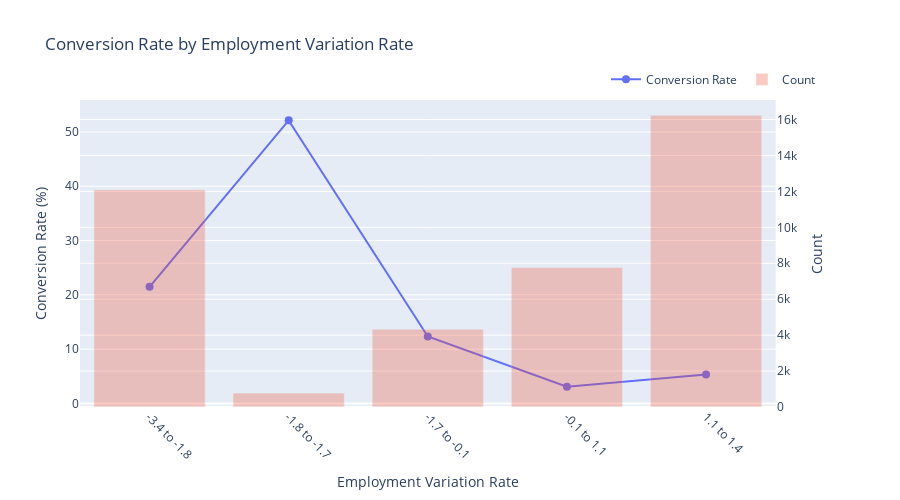
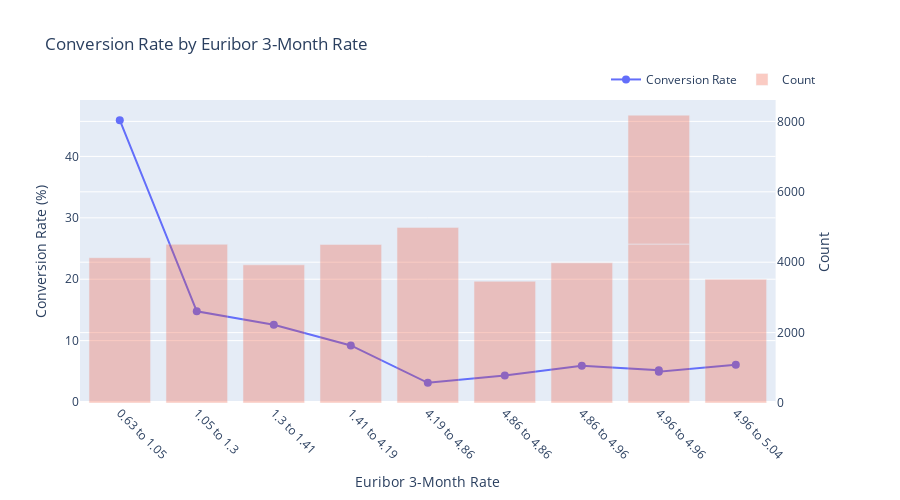
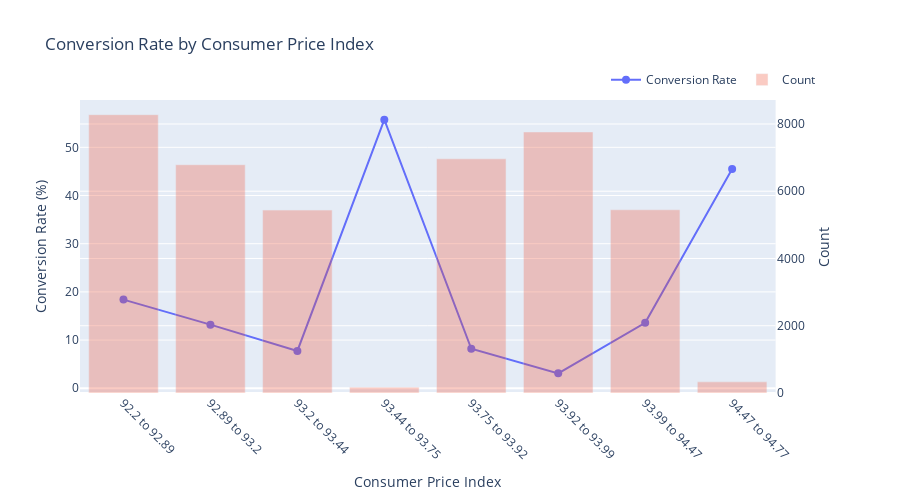
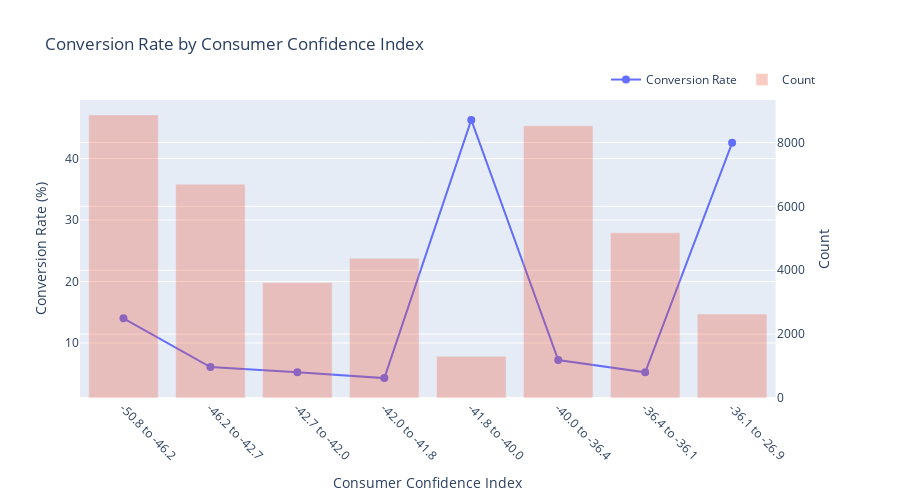

Notebook cell for these charts, in order:
### Markdown cell above
The age analysis reveals a U-shaped relationship between age and conversion rate:

1. **Young Adults (18-25)**: Have a relatively high conversion rate (13.8%), which aligns with the high conversion rate we saw for students. This group may be interested in saving for future education, housing, or investment opportunities.

2. **Middle Ages (26-45)**: Show the lowest conversion rates, possibly due to:
   - Higher expenses related to family formation and housing
   - Different financial priorities like mortgages or children's education
   - Less disposable income for term deposits

3. **Older Adults (56+)**: Show increasing conversion rates, with the 65+ group having the highest conversion rate. This corresponds with the high conversion rate for retired individuals, who may:
   - Have accumulated savings they want to protect
   - Need fixed-income products for retirement
   - Have more financial stability


**Recommendation:** To balance both conversion rate and customer volume, i recommend prioritizing outreach to the 18–36 and 56+ age groups, as they offer the most strategic potential.

### Code cell
def plot_economic_indicator(df, indicator, indicator_name):
    bins = 10
    df[f'{indicator}_bin'] = pd.qcut(df[indicator], q=bins, duplicates='drop')
    
    econ_conversion = df.groupby(f'{indicator}_bin')['converted'].agg(['count', 'mean']).reset_index()
    econ_conversion.columns = [indicator_name, 'Count', 'Conversion Rate']
    econ_conversion['Conversion Rate'] = econ_conversion['Conversion Rate'] * 100
    
    # Convert the interval to string representation of the center value
    econ_conversion[indicator_name] = econ_conversion[indicator_name].astype(str)
    econ_conversion[indicator_name] = econ_conversion[indicator_name].apply(
        lambda x: str(round(float(x.split(',')[0][1:]), 2)) + ' to ' + str(round(float(x.split(',')[1][:-1]), 2))
    )
    

    fig = make_subplots(specs=[[{"secondary_y": True}]])
    

    fig.add_trace(
        go.Scatter(
            x=econ_conversion[indicator_name],
            y=econ_conversion['Conversion Rate'],
            name='Conversion Rate',
            mode='lines+markers',
            marker=dict(size=8)
        ),
        secondary_y=False
    )
    
  
    fig.add_trace(
        go.Bar(
            x=econ_conversion[indicator_name],
            y=econ_conversion['Count'],
            name='Count',
            opacity=0.3
        ),
        secondary_y=True
    )
    

    fig.update_layout(
        title=f'Conversion Rate by {indicator_name}',
        xaxis=dict(
            title=indicator_name,
            tickangle=45
        ),
        height=500,
        legend=dict(
            orientation='h',
            yanchor='bottom',
            y=1.02,
            xanchor='right',
            x=1
        )
    )
    
    fig.update_yaxes(title_text="Conversion Rate (%)", secondary_y=False)
    fig.update_yaxes(title_text="Count", secondary_y=True)
    
    return fig


print("### Employment Variation Rate vs. Conversion Rate")
fig_emp = plot_economic_indicator(df, 'emp.var.rate', 'Employment Variation Rate')
fig_emp.show()

print("### Euribor 3-Month Rate vs. Conversion Rate")
fig_euribor = plot_economic_indicator(df, 'euribor3m', 'Euribor 3-Month Rate')
fig_euribor.show()

print("### Consumer Price Index vs. Conversion Rate")
fig_cpi = plot_economic_indicator(df, 'cons.price.idx', 'Consumer Price Index')
fig_cpi.show()

print("### Consumer Confidence Index vs. Conversion Rate")
fig_cci = plot_economic_indicator(df, 'cons.conf.idx', 'Consumer Confidence Index')
fig_cci.show()

### Figure 1 — Plotly figure (JSON) as saved in the notebook; plotly's stock layout.template omitted (floating-point values rounded to 4 significant figures)
{"data": [{"marker": {"size": 8}, "mode": "lines+markers", "name": "Conversion Rate", "type": "scatter", "x": ["-3.4 to -1.8", "-1.8 to -1.7", "-1.7 to -0.1", "-0.1 to 1.1", "1.1 to 1.4"], "xaxis": "x", "y": [21.48, 52.13, 12.34, 3.092, 5.334], "yaxis": "y"}, {"name": "Count", "opacity": 0.3, "type": "bar", "x": ["-3.4 to -1.8", "-1.8 to -1.7", "-1.7 to -0.1", "-0.1 to 1.1", "1.1 to 1.4"], "xaxis": "x", "y": [12090, 773, 4328, 7763, 16234], "yaxis": "y2"}], "layout": {"height": 500, "legend": {"orientation": "h", "x": 1, "xanchor": "right", "y": 1.02, "yanchor": "bottom"}, "title": {"text": "Conversion Rate by Employment Variation Rate"}, "xaxis": {"anchor": "y", "domain": [0, 0.94], "tickangle": 45, "title": {"text": "Employment Variation Rate"}}, "yaxis": {"anchor": "x", "domain": [0, 1], "title": {"text": "Conversion Rate (%)"}}, "yaxis2": {"anchor": "x", "overlaying": "y", "side": "right", "title": {"text": "Count"}}}}

### Figure 2 — Plotly figure (JSON) as saved in the notebook; plotly's stock layout.template omitted (floating-point values rounded to 4 significant figures)
{"data": [{"marker": {"size": 8}, "mode": "lines+markers", "name": "Conversion Rate", "type": "scatter", "x": ["0.63 to 1.05", "1.05 to 1.3", "1.3 to 1.41", "1.41 to 4.19", "4.19 to 4.86", "4.86 to 4.86", "4.86 to 4.96", "4.96 to 4.96", "4.96 to 4.96", "4.96 to 5.04"], "xaxis": "x", "y": [45.91, 14.77, 12.58, 9.214, 3.127, 4.339, 5.9, 5.183, 4.943, 6.086], "yaxis": "y"}, {"name": "Count", "opacity": 0.3, "type": "bar", "x": ["0.63 to 1.05", "1.05 to 1.3", "1.3 to 1.41", "1.41 to 4.19", "4.19 to 4.86", "4.86 to 4.86", "4.86 to 4.96", "4.96 to 4.96", "4.96 to 4.96", "4.96 to 5.04"], "xaxis": "x", "y": [4128, 4508, 3926, 4504, 4989, 3457, 3983, 4515, 3662, 3516], "yaxis": "y2"}], "layout": {"height": 500, "legend": {"orientation": "h", "x": 1, "xanchor": "right", "y": 1.02, "yanchor": "bottom"}, "title": {"text": "Conversion Rate by Euribor 3-Month Rate"}, "xaxis": {"anchor": "y", "domain": [0, 0.94], "tickangle": 45, "title": {"text": "Euribor 3-Month Rate"}}, "yaxis": {"anchor": "x", "domain": [0, 1], "title": {"text": "Conversion Rate (%)"}}, "yaxis2": {"anchor": "x", "overlaying": "y", "side": "right", "title": {"text": "Count"}}}}

### Figure 3 — Plotly figure (JSON) as saved in the notebook; plotly's stock layout.template omitted (floating-point values rounded to 4 significant figures)
{"data": [{"marker": {"size": 8}, "mode": "lines+markers", "name": "Conversion Rate", "type": "scatter", "x": ["92.2 to 92.89", "92.89 to 93.2", "93.2 to 93.44", "93.44 to 93.75", "93.75 to 93.92", "93.92 to 93.99", "93.99 to 94.47", "94.47 to 94.77"], "xaxis": "x", "y": [18.4, 13.2, 7.74, 55.75, 8.199, 3.092, 13.6, 45.48], "yaxis": "y"}, {"name": "Count", "opacity": 0.3, "type": "bar", "x": ["92.2 to 92.89", "92.89 to 93.2", "93.2 to 93.44", "93.44 to 93.75", "93.75 to 93.92", "93.92 to 93.99", "93.99 to 94.47", "94.47 to 94.77"], "xaxis": "x", "y": [8277, 6789, 5439, 174, 6964, 7763, 5450, 332], "yaxis": "y2"}], "layout": {"height": 500, "legend": {"orientation": "h", "x": 1, "xanchor": "right", "y": 1.02, "yanchor": "bottom"}, "title": {"text": "Conversion Rate by Consumer Price Index"}, "xaxis": {"anchor": "y", "domain": [0, 0.94], "tickangle": 45, "title": {"text": "Consumer Price Index"}}, "yaxis": {"anchor": "x", "domain": [0, 1], "title": {"text": "Conversion Rate (%)"}}, "yaxis2": {"anchor": "x", "overlaying": "y", "side": "right", "title": {"text": "Count"}}}}

### Figure 4 — Plotly figure (JSON) as saved in the notebook; plotly's stock layout.template omitted (floating-point values rounded to 4 significant figures)
{"data": [{"marker": {"size": 8}, "mode": "lines+markers", "name": "Conversion Rate", "type": "scatter", "x": ["-50.8 to -46.2", "-46.2 to -42.7", "-42.7 to -42.0", "-42.0 to -41.8", "-41.8 to -40.0", "-40.0 to -36.4", "-36.4 to -36.1", "-36.1 to -26.9"], "xaxis": "x", "y": [14.02, 6.094, 5.254, 4.298, 46.28, 7.235, 5.237, 42.56], "yaxis": "y"}, {"name": "Count", "opacity": 0.3, "type": "bar", "x": ["-50.8 to -46.2", "-46.2 to -42.7", "-42.7 to -42.0", "-42.0 to -41.8", "-41.8 to -40.0", "-40.0 to -36.4", "-36.4 to -36.1", "-36.1 to -26.9"], "xaxis": "x", "y": [8866, 6695, 3616, 4374, 1305, 8528, 5175, 2629], "yaxis": "y2"}], "layout": {"height": 500, "legend": {"orientation": "h", "x": 1, "xanchor": "right", "y": 1.02, "yanchor": "bottom"}, "title": {"text": "Conversion Rate by Consumer Confidence Index"}, "xaxis": {"anchor": "y", "domain": [0, 0.94], "tickangle": 45, "title": {"text": "Consumer Confidence Index"}}, "yaxis": {"anchor": "x", "domain": [0, 1], "title": {"text": "Conversion Rate (%)"}}, "yaxis2": {"anchor": "x", "overlaying": "y", "side": "right", "title": {"text": "Count"}}}}
